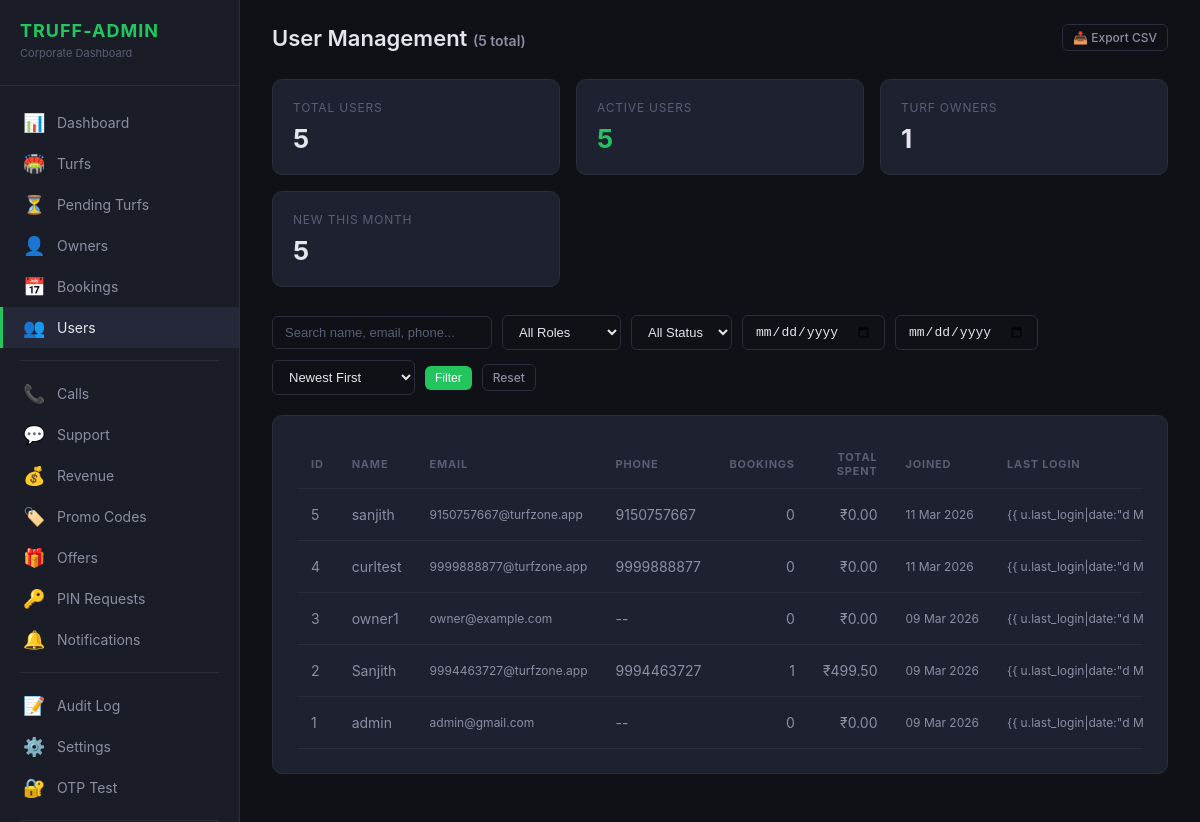
The page /truff-admin/users/ (signed in) on the database its author committed.
### users/models.py (models this page shows, shortened)
class CustomUser(AbstractUser):
    class UserRole(models.TextChoices):
        USER = 'user', 'Normal User'
        TURF_OWNER = 'turf_owner', 'Turf Owner'
        PLATFORM_ADMIN = 'admin', 'Platform Admin'
    phone_number = models.CharField(max_length=15, blank=True, null=True)
    role = models.CharField(max_length=20, choices=UserRole.choices, default=UserRole.USER)
    profile_picture = models.ImageField(upload_to='profile_pictures/', blank=True, null=True)
    bio = models.TextField(blank=True, null=True)
    is_verified = models.BooleanField(default=True)  # Auto-verified: booking app
    is_phone_verified = models.BooleanField(default=False)
    referral_code = models.CharField(max_length=10, unique=True, null=True, blank=True)
    referred_by = models.ForeignKey(
        'self', null=True, blank=True, on_delete=models.SET_NULL, related_name='referrals'
    )
    referral_click_count = models.IntegerField(default=0)
    referral_install_count = models.IntegerField(default=0)
    referral_cashback_earned = models.DecimalField(max_digits=10, decimal_places=2, default=0)
    total_referrals = models.IntegerField(default=0)
    qualified_referrals = models.IntegerField(default=0)
    wallet_balance = models.DecimalField(max_digits=10, decimal_places=2, default=0)
    referred_by_owner = models.ForeignKey(
        'TurfOwner', null=True, blank=True, on_delete=models.SET_NULL,
        related_name='referred_users',
    )
    total_bookings = models.PositiveIntegerField(default=0)
    total_credits = models.PositiveIntegerField(default=0)
    used_credits = models.PositiveIntegerField(default=0)
    first_booking_completed = models.BooleanField(default=False)
    fcm_token = models.TextField(blank=True, null=True, help_text='Firebase Cloud Messaging device token')
    loyalty_tier = models.CharField(max_length=20, default='newbie')
    tier_updated_at = models.DateTimeField(auto_now=True)
    free_booking_counter = models.IntegerField(default=0)
    free_booking_available = models.BooleanField(default=False)
    birthday_credited_year = models.IntegerField(null=True, blank=True)
    date_of_birth = models.DateField(null=True, blank=True)
    created_at = models.DateTimeField(auto_now_add=True)
    updated_at = models.DateTimeField(auto_now=True)
    class Meta:
        ordering = ['-created_at']

### truff_admin_panel/views.py (the view, shortened to what this page needs)
# urls.py: path('users/', views.UserListView.as_view(), name='users'),
class UserListView(TruffAdminRequiredMixin, View):
    def get(self, request):
        from django.utils import timezone as tz
        from datetime import timedelta
        qs = User.objects.exclude(role='admin')
        search = request.GET.get('q', '')
        role_filter = request.GET.get('role', '')
        if role_filter:
            qs = qs.filter(role=role_filter)
        status_filter = request.GET.get('status', '')
        if status_filter == 'active':
            qs = qs.filter(is_active=True)
        elif status_filter == 'blocked':
            qs = qs.filter(is_active=False)
        date_from = request.GET.get('date_from', '')
        date_to = request.GET.get('date_to', '')
        if date_from:
            qs = qs.filter(created_at__date__gte=date_from)
        if date_to:
            qs = qs.filter(created_at__date__lte=date_to)
        qs = qs.annotate(
            booking_count=Count('bookings', distinct=True),
            total_spent=Sum(
                'bookings__final_price',
                filter=Q(
                    bookings__booking_status__in=[
                        BookingStatus.CONFIRMED, BookingStatus.COMPLETED,
                    ]
                ),
            ),
        )
        sort = request.GET.get('sort', '-created_at')
        allowed_sorts = {
            'bookings': 'booking_count', '-bookings': '-booking_count',
            'spent': 'total_spent', '-spent': '-total_spent',
            'joined': 'created_at', '-joined': '-created_at',
            'name': 'first_name', '-name': '-first_name',
        }
        order = allowed_sorts.get(sort, '-created_at')
        qs = qs.order_by(order)
        paginator = Paginator(qs, 25)
        page = paginator.get_page(request.GET.get('page', 1))
        all_users = User.objects.exclude(role='admin')
        month_ago = tz.now() - timedelta(days=30)
        summary = {
            'total': all_users.count(),
            'active': all_users.filter(is_active=True).count(),
            'turf_owners': all_users.filter(role='turf_owner').count(),
            'new_this_month': all_users.filter(created_at__gte=month_ago).count(),
        }
        return render(request, 'truff_admin/users_list.html', {
            'page': page,
            'search_query': search,
            'role_filter': role_filter,
            'status_filter': status_filter,
            'date_from': date_from,
            'date_to': date_to,
            'current_sort': sort,
            'total_users': summary['total'],
            'summary': summary,
        })

### truff_admin_panel/context_processors.py (called while the page is built)
def pending_turf_count(request):
    if not request.user.is_authenticated:
        return {}
    if not (request.user.is_staff or request.user.groups.filter(name='Truff Admin').exists()):
        return {}
    try:
        return {'pending_turf_count': Turf.objects.filter(status=TurfStatus.PENDING).count()}
    except Exception:
        return {'pending_turf_count': 0}

### truff_admin_panel/mixins.py (called while the page is built)
    def test_func(self):
        user = self.request.user
        if not user.is_authenticated:
            return False
        return user.is_staff or user.groups.filter(name='Truff Admin').exists()

### truff_admin_panel/templatetags/truff_tags.py (called while the page is built)
@register.filter
def currency(value):
    try:
        val = float(value)
        if val >= 10_000_000:
            return f"₹{val / 10_000_000:.2f} Cr"
        if val >= 100_000:
            return f"₹{val / 100_000:.2f} L"
        return f"₹{val:,.2f}"
    except (ValueError, TypeError):
        return f"₹0.00"

### truff_admin_panel/templates/truff_admin/users_list.html (shortened to what this page needs)
{% extends "truff_admin/base.html" %}
{% load truff_tags %}
{% block content %}
<div class="topbar">
    <h1>User Management <small style="color:#8b8fa3;font-size:14px;">({{ total_users }} total)</small></h1>
    <div class="topbar-actions">
        <a href="/truff-admin/export/users/" class="btn btn-outline btn-sm">&#128229; Export CSV</a>
    </div>
</div>
<div class="kpi-grid">
    <div class="kpi-card">
        <div class="kpi-label">Total Users</div>
        <div class="kpi-value">{{ summary.total }}</div>
    </div>
    <div class="kpi-card accent">
        <div class="kpi-label">Active Users</div>
        <div class="kpi-value">{{ summary.active }}</div>
    </div>
    <div class="kpi-card">
        <div class="kpi-label">Turf Owners</div>
        <div class="kpi-value">{{ summary.turf_owners }}</div>
    </div>
    <div class="kpi-card">
        <div class="kpi-label">New This Month</div>
        <div class="kpi-value">{{ summary.new_this_month|default:0 }}</div>
    </div>
</div>
<div class="filter-bar">
    <form method="get" style="display:flex;gap:10px;flex-wrap:wrap;align-items:center;width:100%;">
        <input type="text" name="q" class="form-input" placeholder="Search name, email, phone..."
            value="{{ search_query }}" style="width:220px;">
        <select name="role" class="form-select">
            <option value="">All Roles</option>
        </select>
        <select name="status" class="form-select">
            <option value="">All Status</option>
        </select>
        <input type="date" name="date_from" class="form-input" value="{{ date_from }}" title="Joined from">
        <input type="date" name="date_to" class="form-input" value="{{ date_to }}" title="Joined to">
        <select name="sort" class="form-select">
            <option value="-joined" {% if current_sort == "-joined" %}selected{% endif %}>Newest First</option>
        </select>
        <button type="submit" class="btn btn-primary btn-sm">Filter</button>
        <a href="/truff-admin/users/" class="btn btn-outline btn-sm">Reset</a>
    </form>
</div>
<div class="panel">
    <div style="overflow-x:auto;">
        <table class="data-table" style="min-width:1000px;">
            <thead>
                <tr>
                    <th>ID</th>
                    <th>Name</th>
                    <th>Email</th>
                    <th>Phone</th>
                    <th style="text-align:right;">Bookings</th>
                    <th style="text-align:right;">Total Spent</th>
                    <th>Joined</th>
                    <th>Last Login</th>
                </tr>
            </thead>
            <tbody>
                {% for u in page %}
                <tr>
                    <td>{{ u.id }}</td>
                    <td style="white-space:nowrap;">{{ u.get_full_name|default:u.username }}</td>
                    <td style="font-size:12px;">{{ u.email|default:"--" }}</td>
                    <td>{{ u.phone_number|default:"--" }}</td>
                    <td style="text-align:right;">{{ u.booking_count }}</td>
                    <td style="text-align:right;">{{ u.total_spent|currency }}</td>
                    <td style="white-space:nowrap;font-size:12px;">{{ u.created_at|date:"d M Y" }}</td>
                    <td style="white-space:nowrap;font-size:12px;color:#8b8fa3;">{{ u.last_login|date:"d
                        MH:i"|default:"Never" }}</td>
                </tr>
                {% empty %}
                <tr>
                    <td colspan="10" style="text-align:center;color:#8b8fa3;">No users found</td>
                </tr>
                {% endfor %}
            </tbody>
        </table>
    </div>
</div>
{% endblock %}

### truff_admin_panel/static/truff_admin/css/style.css (style rules this page uses)
:root { --bg-primary: #0f1117; --bg-secondary: #1a1d27; --bg-card: #1e2130; --bg-hover: #252839; --border: #2a2d3a; --text-primary: #e4e6ec; --text-secondary: #8b8fa3; --text-muted: #5a5e73; --accent: #22c55e; --accent-hover: #16a34a; --accent-light: rgba(34, 197, 94, 0.12); --danger: #ef4444; --warning: #f59e0b; --info: #3b82f6; }
* { margin: 0; padding: 0; box-sizing: border-box; }
body { font-family: -apple-system, BlinkMacSystemFont, 'Segoe UI', Roboto, sans-serif; background: var(--bg-primary); color: var(--text-primary); min-height: 100vh; }
a { color: var(--accent); text-decoration: none; }
.topbar { display: flex; justify-content: space-between; align-items: center; margin-bottom: 28px; }
.topbar h1 { font-size: 22px; font-weight: 600; }
.topbar-actions { display: flex; gap: 12px; align-items: center; }
.kpi-grid { display: grid; grid-template-columns: repeat(auto-fill, minmax(220px, 1fr)); gap: 16px; margin-bottom: 28px; }
.kpi-card { background: var(--bg-card); border: 1px solid var(--border); border-radius: 10px; padding: 20px; transition: transform 0.15s; }
.kpi-label { font-size: 12px; color: var(--text-muted); text-transform: uppercase; letter-spacing: 0.8px; margin-bottom: 8px; }
.kpi-value { font-size: 26px; font-weight: 700; color: var(--text-primary); }
.kpi-card.accent .kpi-value { color: var(--accent); }
.panel { background: var(--bg-card); border: 1px solid var(--border); border-radius: 10px; padding: 24px; margin-bottom: 24px; }
.data-table { width: 100%; border-collapse: collapse; }
.data-table th { text-align: left; padding: 10px 14px; font-size: 11px; text-transform: uppercase; letter-spacing: 0.8px; color: var(--text-muted); border-bottom: 1px solid var(--border); }
.data-table td { padding: 12px 14px; font-size: 14px; border-bottom: 1px solid var(--border); color: var(--text-secondary); }
.btn { display: inline-flex; align-items: center; gap: 6px; padding: 8px 16px; border: none; border-radius: 6px; font-size: 13px; font-weight: 500; cursor: pointer; transition: all 0.15s; }
.btn-primary { background: var(--accent); color: #fff; }
.btn-outline { background: transparent; border: 1px solid var(--border); color: var(--text-secondary); }
.btn-sm { padding: 5px 10px; font-size: 12px; }
.form-input, .form-select { background: var(--bg-primary); border: 1px solid var(--border); color: var(--text-primary); padding: 8px 12px; border-radius: 6px; font-size: 13px; outline: none; }
.form-input::placeholder { color: var(--text-muted); }
.filter-bar { display: flex; gap: 10px; align-items: center; flex-wrap: wrap; margin-bottom: 20px; }

### rows shown on the page
CustomUser: id "5", get_full_name "sanjith", email "9150757667@turfzone.app", phone_number "9150757667", booking_count "0", total_spent "₹0.00", created_at "11 Mar 2026"
CustomUser: id "4", get_full_name "curltest", email "9999888877@turfzone.app", phone_number "9999888877", booking_count "0", total_spent "₹0.00", created_at "11 Mar 2026"
CustomUser: id "3", get_full_name "owner1", email "owner@example.com", phone_number "--", booking_count "0", total_spent "₹0.00", created_at "09 Mar 2026"
CustomUser: id "2", get_full_name "Sanjith", email "9994463727@turfzone.app", phone_number "9994463727", booking_count "1", total_spent "₹499.50", created_at "09 Mar 2026"
CustomUser: id "1", get_full_name "admin", email "admin@gmail.com", phone_number "--", booking_count "0", total_spent "₹0.00", created_at "09 Mar 2026"

### other values the page prints
{{ total_users }} "5"
{{ summary.total }} "5"
{{ summary.active }} "5"
{{ summary.turf_owners }} "1"
{{ summary.new_this_month|default:0 }} "5"
